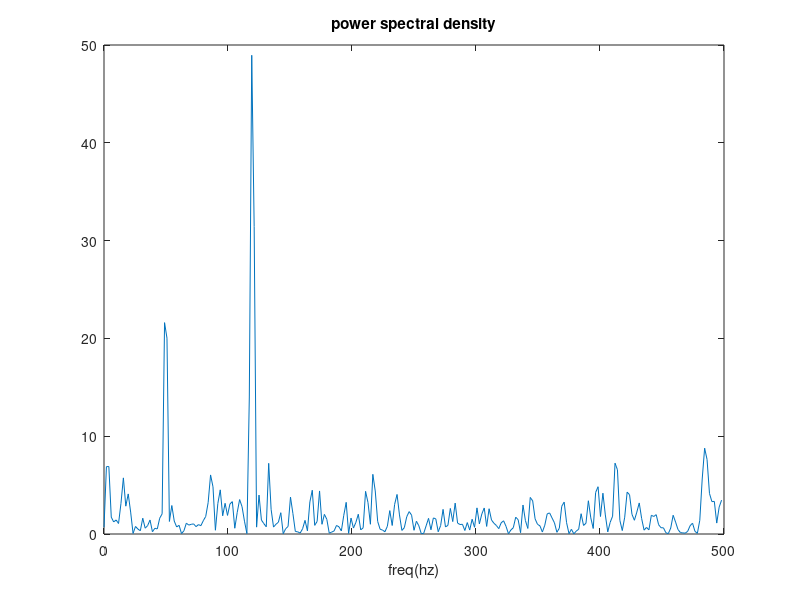

The MATLAB script that drew this image:
t=0:0.001:0.25;
x=sin(2*pi*50*t)+sin(2*pi*120*t);%sinal of 2 freq
plot(x)
y=x+2*randn(size(t));
plot(y(1:50))% noisy
title('noise t domain signal');
Y=fft(y,512);%compute dft of noisy
Pyy=Y.*conj(Y)/512%
f=1000/512*(0:255);
plot(f,Pyy(1:256))
title('power spectral density');
xlabel('freq(hz)');




